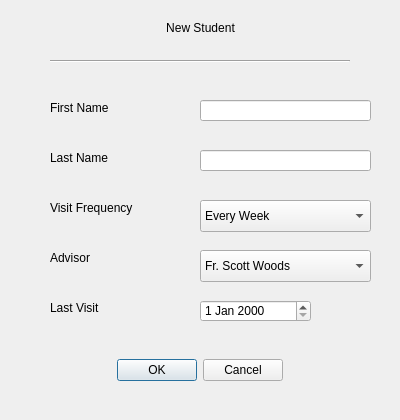
<?xml version="1.0" encoding="UTF-8"?>
<ui version="4.0">
 <class>StudentDialog</class>
 <widget class="QDialog" name="StudentDialog">
  <property name="geometry">
   <rect>
    <x>0</x>
    <y>0</y>
    <width>400</width>
    <height>420</height>
   </rect>
  </property>
  <property name="windowTitle">
   <string>Dialog</string>
  </property>
  <widget class="QDialogButtonBox" name="buttonBox">
   <property name="geometry">
    <rect>
     <x>100</x>
     <y>350</y>
     <width>200</width>
     <height>41</height>
    </rect>
   </property>
   <property name="layoutDirection">
    <enum>Qt::LeftToRight</enum>
   </property>
   <property name="autoFillBackground">
    <bool>false</bool>
   </property>
   <property name="orientation">
    <enum>Qt::Horizontal</enum>
   </property>
   <property name="standardButtons">
    <set>QDialogButtonBox::Cancel|QDialogButtonBox::Ok</set>
   </property>
   <property name="centerButtons">
    <bool>true</bool>
   </property>
  </widget>
  <widget class="QLabel" name="labelFirstName">
   <property name="geometry">
    <rect>
     <x>50</x>
     <y>100</y>
     <width>81</width>
     <height>16</height>
    </rect>
   </property>
   <property name="text">
    <string>First Name</string>
   </property>
  </widget>
  <widget class="QLabel" name="labelLastName">
   <property name="geometry">
    <rect>
     <x>50</x>
     <y>150</y>
     <width>71</width>
     <height>16</height>
    </rect>
   </property>
   <property name="text">
    <string>Last Name</string>
   </property>
  </widget>
  <widget class="QLabel" name="labelLastVisit">
   <property name="geometry">
    <rect>
     <x>50</x>
     <y>300</y>
     <width>71</width>
     <height>16</height>
    </rect>
   </property>
   <property name="text">
    <string>Last Visit</string>
   </property>
  </widget>
  <widget class="QLabel" name="labelVisitFrequency">
   <property name="geometry">
    <rect>
     <x>50</x>
     <y>200</y>
     <width>101</width>
     <height>16</height>
    </rect>
   </property>
   <property name="text">
    <string>Visit Frequency</string>
   </property>
  </widget>
  <widget class="QLabel" name="labelAdvisor">
   <property name="geometry">
    <rect>
     <x>50</x>
     <y>250</y>
     <width>60</width>
     <height>16</height>
    </rect>
   </property>
   <property name="text">
    <string>Advisor</string>
   </property>
  </widget>
  <widget class="QComboBox" name="comboBoxSpiritualAdvisor">
   <property name="geometry">
    <rect>
     <x>200</x>
     <y>250</y>
     <width>171</width>
     <height>32</height>
    </rect>
   </property>
   <item>
    <property name="text">
     <string>Fr. Scott Woods</string>
    </property>
   </item>
   <item>
    <property name="text">
     <string>Fr. Stephen Wyble</string>
    </property>
   </item>
   <item>
    <property name="text">
     <string>William Bolin</string>
    </property>
   </item>
  </widget>
  <widget class="QDateEdit" name="dateEdit">
   <property name="geometry">
    <rect>
     <x>200</x>
     <y>300</y>
     <width>111</width>
     <height>22</height>
    </rect>
   </property>
  </widget>
  <widget class="QComboBox" name="comboBoxVisitFrequency">
   <property name="geometry">
    <rect>
     <x>200</x>
     <y>200</y>
     <width>171</width>
     <height>32</height>
    </rect>
   </property>
   <item>
    <property name="text">
     <string>Every Week</string>
    </property>
   </item>
   <item>
    <property name="text">
     <string>Every 2 Weeks</string>
    </property>
   </item>
   <item>
    <property name="text">
     <string>Every 3 Weeks</string>
    </property>
   </item>
   <item>
    <property name="text">
     <string>Every Month</string>
    </property>
   </item>
   <item>
    <property name="text">
     <string>Every 2 Months</string>
    </property>
   </item>
  </widget>
  <widget class="QLineEdit" name="lineEditFirstName">
   <property name="geometry">
    <rect>
     <x>200</x>
     <y>100</y>
     <width>171</width>
     <height>21</height>
    </rect>
   </property>
  </widget>
  <widget class="QLineEdit" name="lineEditLastName">
   <property name="geometry">
    <rect>
     <x>200</x>
     <y>150</y>
     <width>171</width>
     <height>21</height>
    </rect>
   </property>
  </widget>
  <widget class="QLabel" name="labelNewStudent">
   <property name="geometry">
    <rect>
     <x>150</x>
     <y>20</y>
     <width>101</width>
     <height>16</height>
    </rect>
   </property>
   <property name="text">
    <string>New Student</string>
   </property>
   <property name="alignment">
    <set>Qt::AlignCenter</set>
   </property>
  </widget>
  <widget class="Line" name="line">
   <property name="geometry">
    <rect>
     <x>50</x>
     <y>60</y>
     <width>300</width>
     <height>3</height>
    </rect>
   </property>
   <property name="orientation">
    <enum>Qt::Horizontal</enum>
   </property>
  </widget>
 </widget>
 <resources/>
 <connections>
  <connection>
   <sender>buttonBox</sender>
   <signal>accepted()</signal>
   <receiver>StudentDialog</receiver>
   <slot>accept()</slot>
   <hints>
    <hint type="sourcelabel">
     <x>248</x>
     <y>254</y>
    </hint>
    <hint type="destinationlabel">
     <x>157</x>
     <y>274</y>
    </hint>
   </hints>
  </connection>
  <connection>
   <sender>buttonBox</sender>
   <signal>rejected()</signal>
   <receiver>StudentDialog</receiver>
   <slot>reject()</slot>
   <hints>
    <hint type="sourcelabel">
     <x>316</x>
     <y>260</y>
    </hint>
    <hint type="destinationlabel">
     <x>286</x>
     <y>274</y>
    </hint>
   </hints>
  </connection>
 </connections>
</ui>
